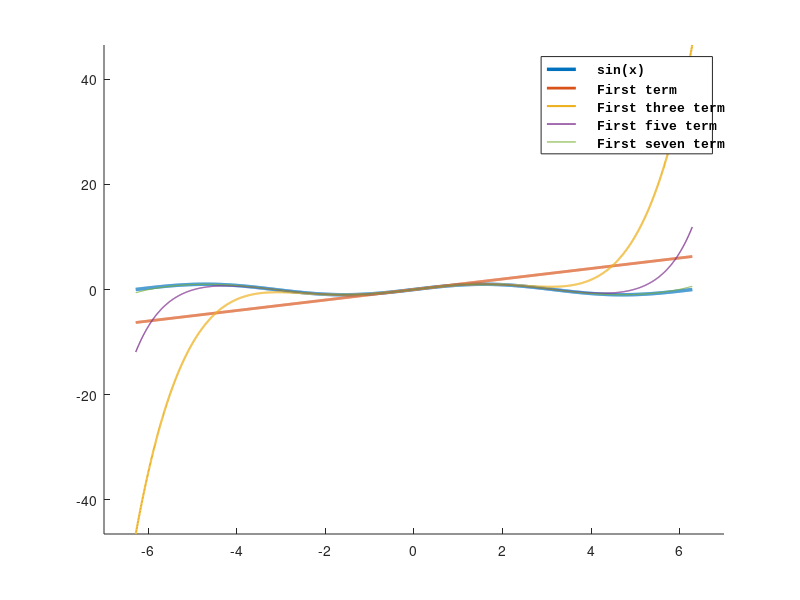

MATLAB code for this plot:
clear
clc

x = linspace(-2*pi,2*pi,2000);
y1 = sin(x);
y2 = x;
y3 = x - x.^3/factorial(3) + x.^5/factorial(5);
y4 = x - x.^3/factorial(3) + x.^5/factorial(5) - x.^7/factorial(7) + x.^9/factorial(9);
y5 = x - x.^3/factorial(3) + x.^5/factorial(5) - x.^7/factorial(7) + x.^9/factorial(9)- x.^11/factorial(11) + x.^13/factorial(13);

figure
hold on

plot(x,y1,'LineWidth',2.5)
plot(x,y2,'LineWidth',2)
plot(x,y3,'LineWidth',1.5)
plot(x,y4,'LineWidth',1)
plot(x,y5,'LineWidth',0.5)

legend('\fontname{Courier New} \bf sin(x)','\fontname{Courier New} \bf First term','\fontname{Courier New} \bf First three term','\fontname{Courier New} \bf First five term','\fontname{Courier New} \bf First seven term')
axis([-7 7 -inf inf])